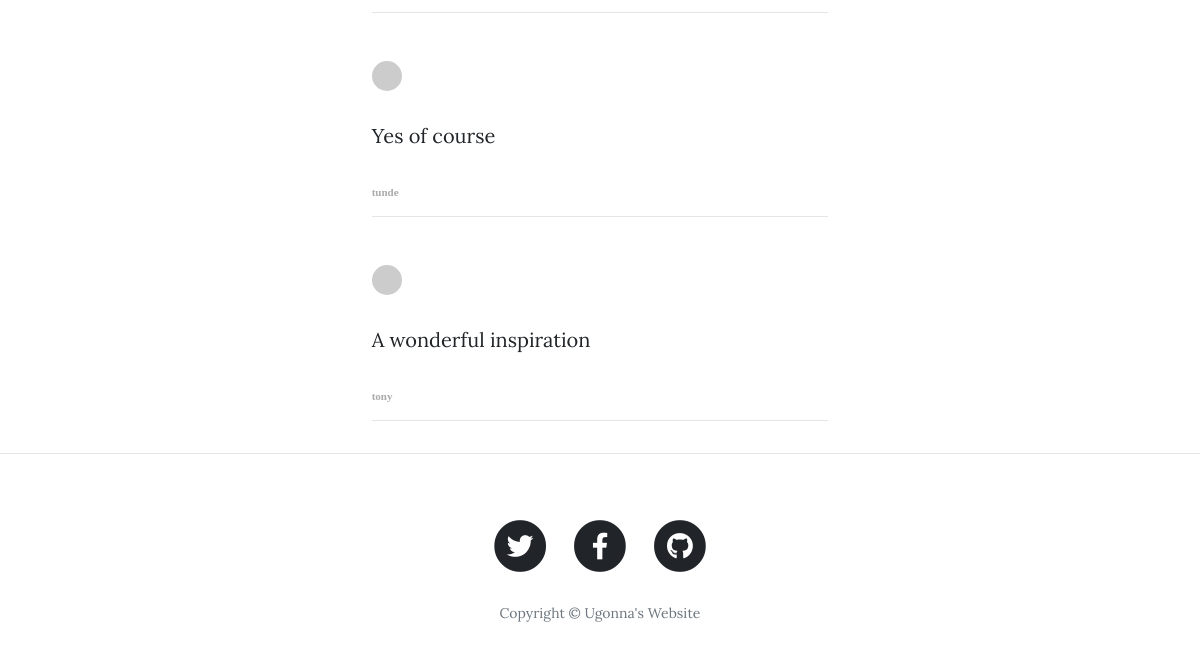
/post/1 (lower part), run on an earlier commit of the app's database.
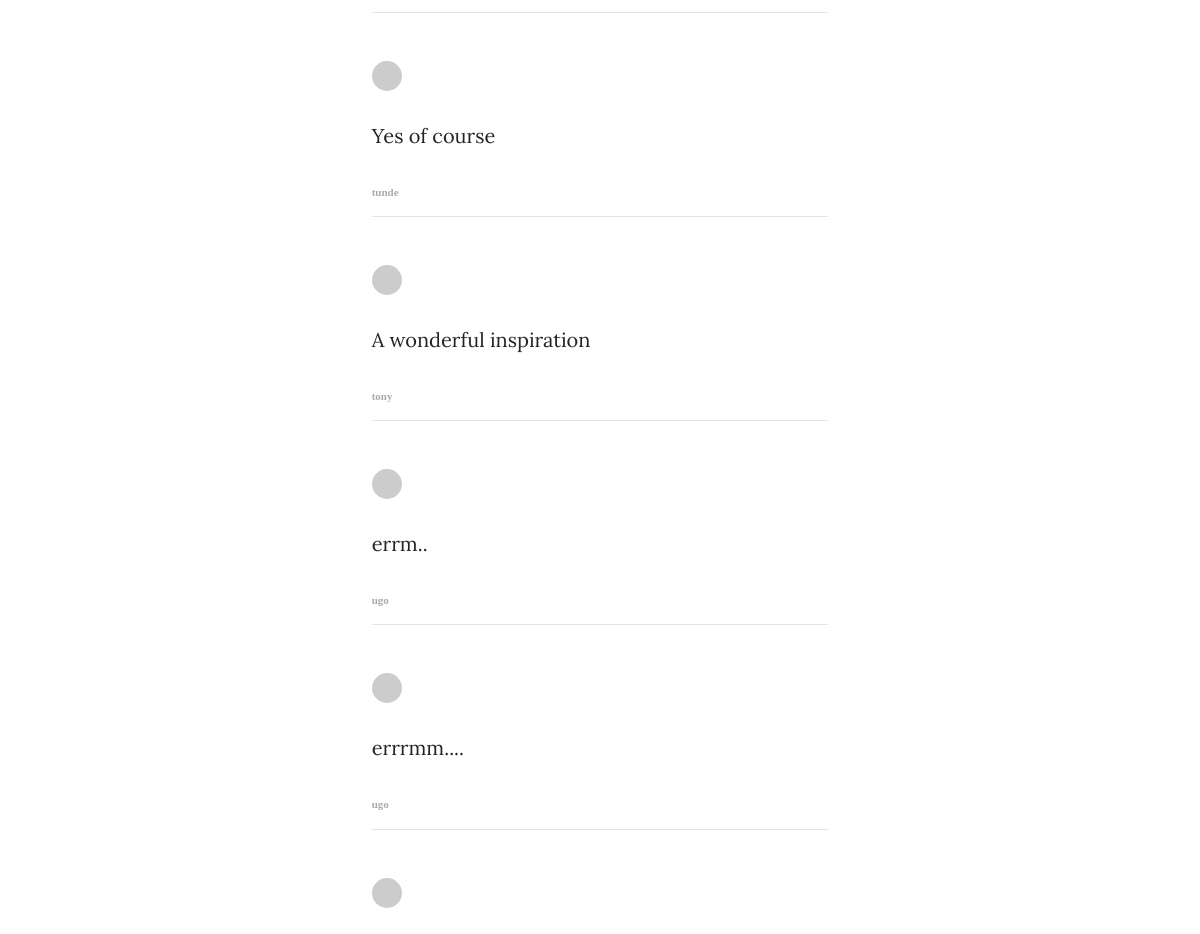
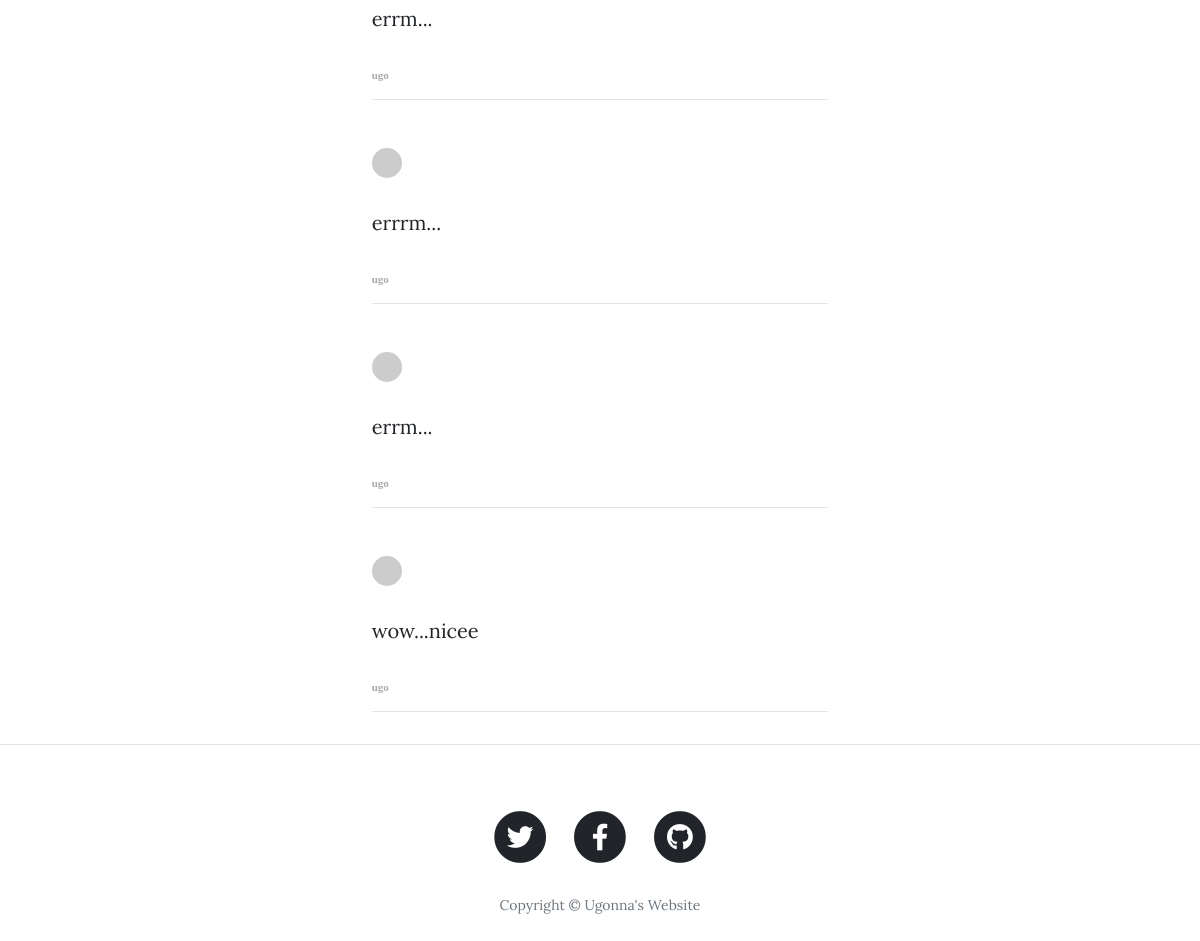
And on a later commit of the database (2 pictures, top to bottom).
### main.py (models this page shows)
class Comment(db.Model):
    __tablename__ = "comments"
    id = db.Column(db.Integer, primary_key=True)
    text = db.Column(db.Text, nullable=False)
    commenter_id = db.Column(db.Integer, db.ForeignKey("users.id"))
    commenter = db.relationship("User", back_populates="comments")
    blog_post_id = db.Column(db.Integer, db.ForeignKey('blog_posts.id'))
    blog_post = db.relationship("BlogPost", back_populates="comments_on_post")

class User(UserMixin, db.Model):
    __tablename__ = "users"
    id = db.Column(db.Integer, primary_key=True)
    email = db.Column(db.String(100), unique=True)
    password = db.Column(db.String(100))
    name = db.Column(db.String(1000))
    posts = db.relationship("BlogPost", back_populates="author")
    comments = db.relationship("Comment", back_populates="commenter")

### main.py (the view, shortened to what this page needs)
@app.route("/post/<int:post_id>", methods=['POST', 'GET'])
def show_post(post_id):
    requested_post = BlogPost.query.get(post_id)
    comments = Comment.query.filter_by(blog_post_id=post_id).all()
    gravatar = Gravatar(app,
                        size=100,
                        rating='g',
                        default='retro',
                        force_default=False,
                        force_lower=False,
                        use_ssl=False,
                        base_url=None)
    form = CommentForm()
    return render_template("post.html", post=requested_post, current_user=current_user, form=form,
                           comments=comments, gravatar=gravatar)

### templates/post.html (shortened to what this page needs)
{% include "header.html" %}
{% import "bootstrap/wtf.html" as wtf %}
<article>
    <div class="container">
        <div class="row">
            <div class="col-lg-8 col-md-10 mx-auto">
                {% for comment in comments %}
                <div class="col-lg-8 col-md-10 mx-auto comment">
                    <ul class="commentList">
                        <li>
                            <div class="commenterImage">
                                <img src="{{ comment.commenter.email | gravatar }}"/>
                            </div>
                        </li>
                    </ul>
                    <div>{{comment.text|safe}}
                   <h6><span class="date sub-text">{{comment.commenter.name|safe}}</span></h6><hr></div>
                </div>
                {% endfor %}
            </div>
        </div>
    </div>
</article>
<hr>
{% include "footer.html" %}

### templates/header.html (shortened to what this page needs)
<!DOCTYPE html>
<html lang="en">
<head>
  <link href="{{ url_for('static', filename='vendor/bootstrap/css/bootstrap.min.css') }}" rel="stylesheet">
  <link href="{{ url_for('static', filename='vendor/fontawesome-free/css/all.min.css')}}" rel="stylesheet" type="text/css">
  <link href="{{ url_for('static', filename='css/clean-blog.min.css')}}" rel="stylesheet">
</head>
<body>

### templates/footer.html (shortened to what this page needs)
  <footer>
    <div class="container">
      <div class="row">
        <div class="col-lg-8 col-md-10 mx-auto">
          <ul class="list-inline text-center">
            <li class="list-inline-item">
              <a href="https://twitter.com/OdogwuUgo">
                <span class="fa-stack fa-lg">
                  <i class="fas fa-circle fa-stack-2x"></i>
                  <i class="fab fa-twitter fa-stack-1x fa-inverse"></i>
                </span>
              </a>
            </li>
            <li class="list-inline-item">
              <a href="https://web.facebook.com/ugonna.ogoke.9">
                <span class="fa-stack fa-lg">
                  <i class="fas fa-circle fa-stack-2x"></i>
                  <i class="fab fa-facebook-f fa-stack-1x fa-inverse"></i>
                </span>
              </a>
            </li>
            <li class="list-inline-item">
              <a href="https://github.com/Ugotactics">
                <span class="fa-stack fa-lg">
                  <i class="fas fa-circle fa-stack-2x"></i>
                  <i class="fab fa-github fa-stack-1x fa-inverse"></i>
                </span>
              </a>
            </li>
          </ul>
          <p class="copyright text-muted">Copyright &copy; Ugonna's Website {{year}}</p>
        </div>
      </div>
    </div>
  </footer>
</body>
</html>

What changed in the data, as far as the page shows it:
added Comment: text "errm..", commenter.name "ugo"
added Comment: text "errrmm....", commenter.name "ugo"
added Comment: text "errm...", commenter.name "ugo"
added Comment: text "errrm...", commenter.name "ugo"
added Comment: text "errm...", commenter.name "ugo"
added Comment: text "wow...nicee", commenter.name "ugo"
